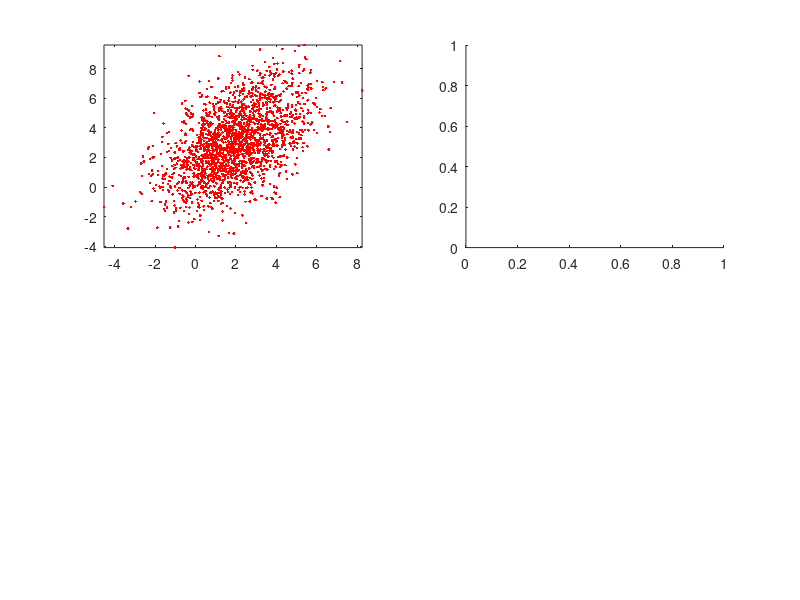

MATLAB code for this plot: (Note: this script raises an error after producing the figure.)
% ---------------------------
% Simulation of a Gibbs sampling
% written by Richard Xu
% March 2013
% yida.xu@uts.edu.au
% --------------------------
% clear;
% m = 4; k=3; n = 5; A = randn(m,k); B = randn(k,n); % values
% a1 = A * B; % method 1
% display(a1);
% 
% a2 = zeros(m,n);
% for i=1:k;  % method 2
%     a2 = a2+ A(:,i) * B(i,:);  
% end;
% display(a2);
% 
% return;


clc;
clf;
clear;

mu = [2 3];
Sigma = [3  2; 2 5];


figure(1);

N = 2000;

init_sample = [1 1];

directX = mvnrnd(mu,Sigma,N);

minX = min(directX(:,1));
minY = min(directX(:,2));
maxX = max(directX(:,1));
maxY = max(directX(:,2));

figure(1);

subplot(2,2,1);
plot(directX(:,1),directX(:,2),'r.');
axis([minX maxX minY maxY]);

subplot(2,2,2);
autocorr(mvnpdf(directX,mu,Sigma));



HIDE_GIBBS_STEP = false;

if HIDE_GIBBS_STEP == true

    X = zeros(N,2);
    X(1,:) = init_sample;

    for i = 2:N

        mu_1    = mu(1) + Sigma(1,2)/Sigma(2,2)*( X(i-1,2) - mu(2));
        Sigma_1 = Sigma(1,1) - Sigma(1,2)/Sigma(2,2)*Sigma(2,1);

        X(i,1) = randn * sqrt(Sigma_1) + mu_1;

        mu_2 = mu(2) + Sigma(2,1)/Sigma(1,1)*(X(i,1) - mu(1));
        Sigma_2 = Sigma(2,2) - Sigma(2,1)/Sigma(1,1)*Sigma(1,2);

        X(i,2) = randn * sqrt(Sigma_2) + mu_2;
        

    end

    subplot(2, 2, 3);
    plot(X(:, 1), X(:, 2), '.');
    axis([minX maxX minY maxY]);
    %---------------------------------------

else
    
    
    subplot(2,2,3);
    
    
    
    X = zeros(N,2);
    X(1,:) = [1 1];

    for i = 2:N

        mu_1    = mu(1) + Sigma(1,2)/Sigma(2,2)*( X(i-1,2) - mu(2));
        Sigma_1 = Sigma(1,1) - Sigma(1,2)/Sigma(2,2)*Sigma(2,1);

        X(i,1) = randn * sqrt(Sigma_1) + mu_1;
        
        plot( [X(i-1,1) X(i,1)], [X(i-1,2) X(i-1,2)],'LineWidth',1);
        axis([minX maxX minY maxY]);
        hold on;

        waitforbuttonpress;
        %waitfor(100);
        mu_2 = mu(2) + Sigma(2,1)/Sigma(1,1)*(X(i,1) - mu(1));
        Sigma_2 = Sigma(2,2) - Sigma(2,1)/Sigma(1,1)*Sigma(1,2);

        X(i,2) = randn * sqrt(Sigma_2) + mu_2;      
        plot( [X(i,1) X(i,1)], [X(i-1,2) X(i,2)],'LineWidth',1);
        axis([minX maxX minY maxY]);

        hold on;

        waitforbuttonpress;
        %waitfor(100);
    end


    plot(X(:,1),X(:,2),'.');

end

subplot(2,2,4);
autocorr(mvnpdf(X,mu,Sigma));

